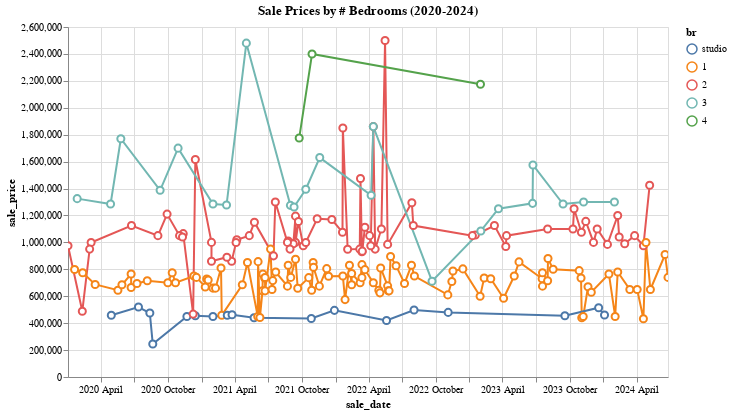

This figure's notebook cell:
### Code cell
selection = alt.selection_point(fields=['br'], bind='legend')
color_order = ["studio", "1", "2", "3", "4"]

alt.Chart(source).mark_line(point=alt.OverlayMarkDef(filled=False, fill="white", size=50.0)).encode(
    alt.X('sale_date:T', axis=alt.Axis(format="%Y %B")),
    alt.Y('sale_price:Q'),
    alt.Color(
        'br:N',
        sort=color_order
    ).scale(),

    opacity=alt.condition(selection, alt.value(1), alt.value(0.1)),
    #size=alt.condition(selection, alt.value(100), alt.value(30)),
    tooltip = ['unit:N','floor:N','br:N','ba:N','median(sale_price):Q', 'sale_date:T']
).add_params(
    selection
).properties(
    width=600,
    height=350,
    title="Sale Prices by # Bedrooms (2020-2024)"
).interactive()

### Figure 1 — Vega-Lite specification as saved in the notebook (floating-point values rounded to 4 significant figures; data arrays with more than 128 entries replaced by an {"elided": "..."} marker saying what was removed)
{"config": {"view": {"continuousWidth": 300, "continuousHeight": 300}}, "data": {"name": "data-6bfbd6628583af83251a39c1a3d6e0fe"}, "mark": {"type": "line", "point": {"fill": "white", "filled": false, "size": 50.0}}, "encoding": {"color": {"field": "br", "scale": {}, "sort": ["studio", "1", "2", "3", "4"], "type": "nominal"}, "opacity": {"condition": {"param": "param_97", "value": 1}, "value": 0.1}, "tooltip": [{"field": "unit", "type": "nominal"}, {"field": "floor", "type": "nominal"}, {"field": "br", "type": "nominal"}, {"field": "ba", "type": "nominal"}, {"aggregate": "median", "field": "sale_price", "type": "quantitative"}, {"field": "sale_date", "type": "temporal"}], "x": {"axis": {"format": "%Y %B"}, "field": "sale_date", "type": "temporal"}, "y": {"field": "sale_price", "type": "quantitative"}}, "height": 350, "params": [{"name": "param_97", "select": {"type": "point", "fields": ["br"]}, "bind": "legend"}, {"name": "param_98", "select": {"type": "interval", "encodings": ["x", "y"]}, "bind": "scales"}], "title": "Sale Prices by # Bedrooms (2020-2024)", "width": 600, "$schema": "https://vega.github.io/schema/vega-lite/v5.17.0.json", "datasets": {"data-6bfbd6628583af83251a39c1a3d6e0fe": {"elided": "212 records"}}}
